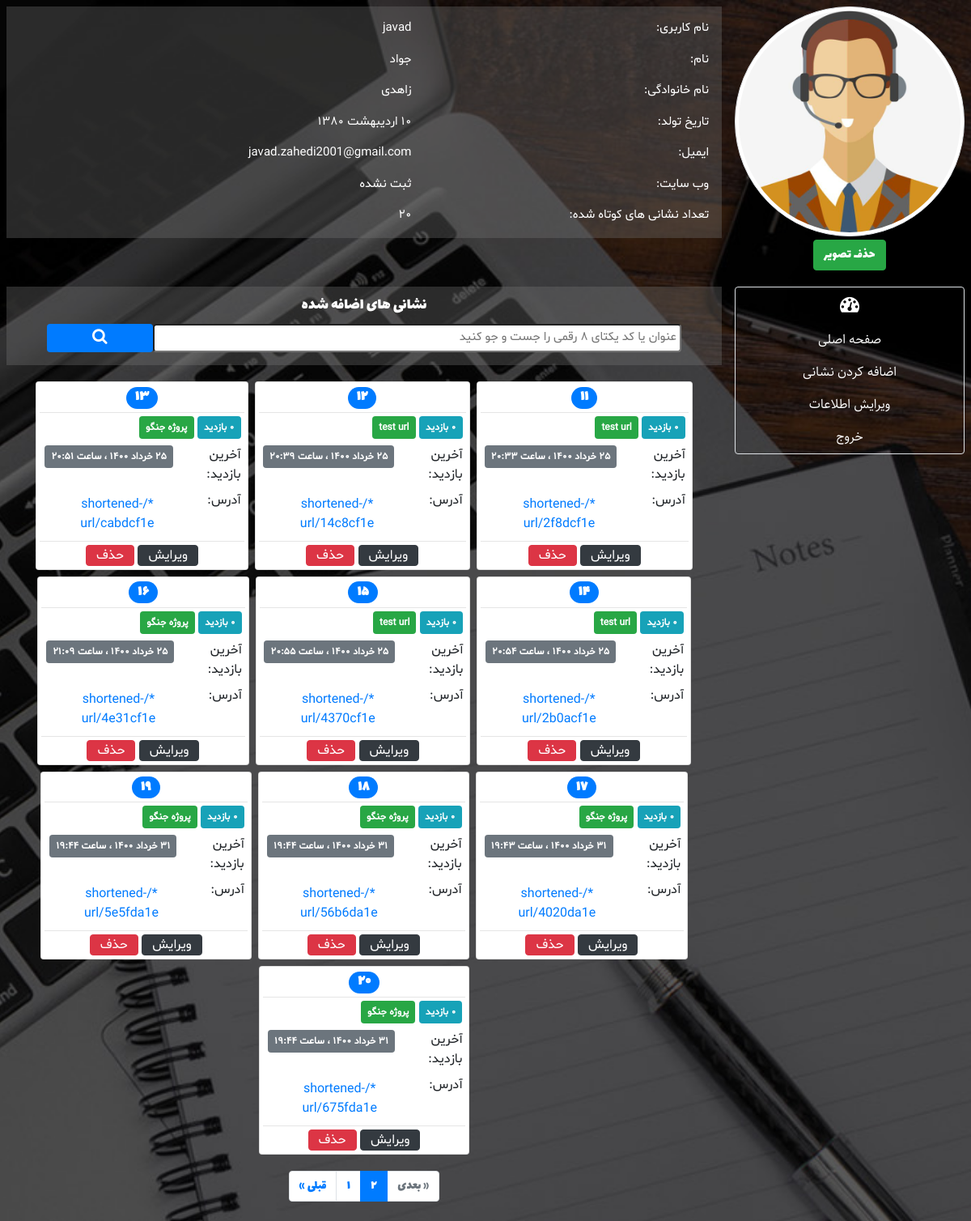
Screenshot of /dashboard/?page=2&search_key= (signed in) with the database file from the repository.
### URLshortener/models.py (models this page shows, shortened)
class UserProfile(models.Model):
    photo = models.ImageField(upload_to='profile_images', blank=True, verbose_name='تصویر')
    birth_date = models.DateField(null=True, blank=True, verbose_name='تاریخ تولد')
    website = models.URLField(null=True, blank=True, verbose_name='وب سایت')
    user = models.OneToOneField(User, on_delete=models.CASCADE, related_name='profile')
    def birth_date_jalali(self):
        return date_to_jalali_str(self.birth_date) if self.birth_date else 'ثبت نشده'
    birth_date_jalali.short_description = 'تاریخ تولد'
    class Meta:
        verbose_name = 'پروفایل'
        verbose_name_plural = 'پروفایل ها'

class URL(models.Model):
    label = models.CharField(blank=True, max_length=30, verbose_name='عنوان')
    address = models.URLField(max_length=512, verbose_name='نشانی اینترنتی')
    slug = models.SlugField(max_length=8, unique=True, verbose_name='اسلاگ')
    visits = models.PositiveIntegerField(default=0, verbose_name='تعداد بازدید ها')
    created = models.DateTimeField(auto_now_add=True, verbose_name='تاریخ ایجاد')
    last_visit = models.DateTimeField(default=timezone.now, verbose_name='آخرین بازدید')
    author = models.ForeignKey(User, on_delete=models.CASCADE, related_name='urls',
                               verbose_name='ایجاد کننده')
    def last_visit_jalali(self):
        return datetime_to_jalali_str(self.last_visit)
    last_visit_jalali.short_description = 'آخرین بازدید'
    def created_jalali(self):
        return datetime_to_jalali_str(self.created)
    created_jalali.short_description = 'تاریخ ایجاد'
    def __str__(self):
        host = settings.ALLOWED_HOSTS[0] if settings.ALLOWED_HOSTS else 'localhost:8000'
        return '{}/shortened-url/{}'.format(host, self.slug)
    class Meta:
        verbose_name = 'نشانی اینترنتی'
        verbose_name_plural = 'نشانی های اینترنتی'

### URLshortener/views.py (the view)
# urls.py: path('dashboard/', views.DashboardView.as_view(), name='dashboard'),
class DashboardView(LoginRequiredMixin, ListView):
    paginate_by = 10
    template_name = 'URLshortener/dashboard.html'
    def get_queryset(self):
        key = self.request.GET.get('search_key')
        queryset = self.request.user.urls
        return search_urls(queryset, key)

### URLshortener/templatetags/custom_filters.py (called while the page is built)
@register.filter
@stringfilter
def to_persian(string):
    return numbers_to_persian(string)

### URLshortener/templatetags/custom_tags.py (called while the page is built)
@register.inclusion_tag('URLshortener/paginator.html', takes_context=True)
def paginator(context, page):
    return {
        'request': context['request'],
        'page': page,
    }

@register.inclusion_tag('URLshortener/url_cards.html', takes_context=True)
def url_cards(context, page):
    return {
        'request': context['request'],
        'page': page,
    }

@register.inclusion_tag('URLshortener/search_field.html', takes_context=True)
def search_field(context, search_page):
    return {
        'request': context['request'],
        'search_page': search_page,
    }

### URLshortener/views.py (called while the page is built)
def search_urls(queryset, search_key):
    if not search_key:
        return queryset.order_by('-visits')
    return queryset.filter(
        Q(label__icontains=search_key) | Q(slug__icontains=search_key)
    ).order_by('-visits')

### extensions/jalali.py (called while the page is built)
    def persian_tuple(self):
        return self.persian_year, self.persian_month, self.persian_day

### extensions/time_utils.py (called while the page is built)
def numbers_to_persian(string):
    en_to_fa = {
        '0': '۰',
        '1': '۱',
        '2': '۲',
        '3': '۳',
        '4': '۴',
        '5': '۵',
        '6': '۶',
        '7': '۷',
        '8': '۸',
        '9': '۹',
    }
    for en, fa in en_to_fa.items():
        string = string.replace(en, fa)
    return string

def datetime_to_jalali_str(time):
    jalali_month = (
        'فروردین',
        'اردیبهشت',
        'خرداد',
        'تیر',
        'مرداد',
        'شهریور',
        'مهر',
        'آبان',
        'آذر',
        'دی',
        'بهمن',
        'اسفند'
    )
    time = timezone.localtime(time)
    year, month, day = jalali.Gregorian(time.year, time.month, time.day).persian_tuple()
    jalali_to_str = '{} {} {} ، ساعت {:02d}:{:02d}'.format(
        day,
        jalali_month[month-1],
        year,
        time.hour,
        time.minute
    )
    return numbers_to_persian(jalali_to_str)

def date_to_jalali_str(date):
    jalali_month = (
        'فروردین',
        'اردیبهشت',
        'خرداد',
        'تیر',
        'مرداد',
        'شهریور',
        'مهر',
        'آبان',
        'آذر',
        'دی',
        'بهمن',
        'اسفند'
    )
    year, month, day = jalali.Gregorian(date.year, date.month, date.day).persian_tuple()
    jalali_to_str = '{} {} {}'.format(day, jalali_month[month-1], year)
    return numbers_to_persian(jalali_to_str)

### templates/URLshortener/dashboard.html (shortened to what this page needs)
{% extends 'URLshortener/base.html' %}
{% load static %}
{% load custom_filters %}
{% load custom_tags %}
{% block head %}
	<link rel='stylesheet' href="{% static 'URLshortener/css/dashboard.css' %}">
{% endblock %}
{% block header %}
    <div class='container-fluid row p-0 m-0'>
        <div class='col-sm-3 p-2 text-center'>
            {% if user.profile.photo %}
            <img class='w-100 rounded-circle img-thumbnail' src='{{ user.profile.photo.url }}'>
            <button id='delete-photo' class='btn btn-success m-1'>حذف تصویر</button>
            {% else %}
            <img class='w-100 rounded-circle img-thumbnail' src='{% static "URLshortener/images/user_avatar.png" %}'>
            {% endif %}
        </div>
        <div class='col-sm-9 text-white text-right p-2'>
            <div class='user-info p-2'>
                <div class='row p-2'>
                    <div class='col-sm-5'>نام کاربری:</div>
                    <div class='col-sm-7'>{{ user.username }}</div>
                </div>
                <div class='row p-2'>
                    <div class='col-sm-5'>نام:</div>
                    <div class='col-sm-7'>
                        {% if user.first_name %}
                            {{ user.first_name }}
                        {% else %}
                            ثبت نشده
                        {% endif %}
                    </div>
                </div>
                <div class='row p-2'>
                    <div class='col-sm-5'>نام خانوادگی:</div>
                    <div class='col-sm-7'>
                        {% if user.last_name %}
                            {{ user.last_name }}
                        {% else %}
                            ثبت نشده
                        {% endif %}
                    </div>
                </div>
                <div class='row p-2'>
                    <div class='col-sm-5'>تاریخ تولد:</div>
                    <div class='col-sm-7'>{{ user.profile.birth_date_jalali }}</div>
                </div>
                <div class='row p-2'>
                    <div class='col-sm-5'>ایمیل:</div>
                    <div class='col-sm-7'>{{ user.email }}</div>
                </div>
                <div class='row p-2'>
                    <div class='col-sm-5'>وب سایت:</div>
                    <div class='col-sm-7'>
                        {% if user.profile.website %}
                            {{ user.profile.website }}
                        {% else %}
                            ثبت نشده
                        {% endif %}
                    </div>
                </div>
                <div class='row p-2'>
                    <div class='col-sm-5'>تعداد نشانی های کوتاه شده:</div>
                    <div class='col-sm-7'>{{ page_obj.paginator.count|to_persian }}</div>
                </div>
            </div>
        </div>
    </div>
{% endblock %}
{% block main %}
    <div class='row container-fluid p-0 m-0'>
        <aside class='col-sm-3 p-2 m-0'>
            <ul class='nav flex-column text-center text-white p-0 m-0 rounded border'>
                <li class="nav-item p-2">
                    <a class='d-block' href="{% url 'URLshortener:dashboard' %}">
                        <i style="font-size:24px"  class="fa">&#xf0e4;</i>
                    </a>
                </li>
                <li class="nav-item p-2"><a class='d-block' href="{% url 'URLshortener:home' %}" >صفحه اصلی</a></li>
                <li class="nav-item p-2"><a class='d-block' href="{% url 'URLshortener:add-url' %}" >اضافه کردن نشانی</a></li>
                <li class="nav-item p-2"><a class='d-block' href="{% url 'URLshortener:edit-profile' %}" >ویرایش اطلاعات</a></li>
                <li class="nav-item p-2"><a class='d-block' href="{% url 'auth_logout' %}?next=/" >خروج</a></li>
            </ul>
        </aside>
        <div class='col-sm-9 p-2 m-0'>
            <div class='container text-center text-white p-2 main-title'>
                نشانی های اضافه شده
                {% search_field 'dashboard' %}
            </div>
            {% if page_obj %}
                <div class='container p-0 my-2 mx-auto'>
                    {% url_cards page_obj %}
                </div>
            {% else %}
                <div class='alert alert-info text-right p-2 m-2 mx-auto'>
                    هنوز هیچ نشانی ای توسط شما اضافه نشده است!
                </div>
            {% endif %}
            {% if is_paginated %}
                {% paginator page_obj %}
            {% endif %}
        </div>
    </div>
{% endblock %}

### templates/URLshortener/url_cards.html (shortened to what this page needs)
{% load custom_filters %}
<div class='container-fluid m-0 p-2 d-flex flex-row flex-wrap justify-content-center cards-div'>
    {% for short_url in page %}
    <div class='card text-right m-1 p-1 url-card'>
        <h4 class='text-center p-0 m-0 url-number'>
            <span class='badge badge-pill badge-primary'>
                {{ forloop.counter0|add:page.start_index|to_persian }}
            </span>
        </h4>
        <hr class='mt-1 mb-0'>
        <div class='p-1'>
            <span class='badge badge-info p-2'>{{ short_url.visits|to_persian }} بازدید</span>
            <span class='badge badge-success p-2'>{{ short_url.label }}</span>
        </div>
        <div class='row p-1 m-0'>
            <div class='col-sm-4 m-0 p-0'>آخرین بازدید:</div>
            <div class='col-sm-8 m-0 p-0 text-center'>
                <span class='badge badge-secondary p-2'>{{ short_url.last_visit_jalali }}</span>
            </div>
        </div>
        <div class='row p-1 m-0'>
            <div class='col-sm-3 m-0 p-0'>آدرس:</div>
            <div class='col-sm-9 m-0 p-0 text-center'>
                <a class='btn btn-link btn-block p-1 m-0' href="{% url 'URLshortener:shortened-url' short_url.slug %}">
                    {{ short_url }}
                </a>
            </div>
        </div>
        {% if short_url.author == request.user %}
            <hr class='mt-0 mb-1'>
            <div class='container-fluid text-center url-delete'>
                <a class='btn btn-dark py-0' href='{% url "URLshortener:edit-url" short_url.slug %}?next={{request.get_full_path}}'>ویرایش</a>
                <a label='{{ short_url.label }}' address='{{ short_url }}'
                    request_url="{% url 'URLshortener:delete-url' short_url.slug %}?next={{request.path}}&page={{page.number}}&rem_urls={{page|length}}"
                    class='btn btn-danger py-0 delete-url'>حذف</a>
            </div>
        {% endif %}
    </div>
    {% endfor %}
</div>

### static/URLshortener/css/base.css (style rules this page uses)
body { direction: rtl; font-family: Lalezar; background-image: url('../images/site_bg.jpg'); background-size: cover; background-repeat: no-repeat; background-position: center; min-height: 100vh; }
.cards-div { font-family: Shabnam; }
.url-card { max-width: 300px; }
.url-number { font-family: Lalezar; }

### static/URLshortener/css/dashboard.css (style rules this page uses)
.main-title { font-size: 20px; background-color: #77777757; }
.nav-item a { color: white; font-family: Sahel; }
.user-info { font-size: 15px; font-family: Shabnam; background-color: #77777757; }

### rows the page displays
URL: visits|to_persian "۰", label "test url", last_visit_jalali "۲۵ خرداد ۱۴۰۰ ، ساعت ۲۰:۳۳", slug "*/shortened-url/2f8dcf1e"
URL: label "test url", last_visit_jalali "۲۵ خرداد ۱۴۰۰ ، ساعت ۲۰:۳۹", slug "*/shortened-url/14c8cf1e"
URL: visits|to_persian "۰", label "پروژه جنگو", last_visit_jalali "۲۵ خرداد ۱۴۰۰ ، ساعت ۲۰:۵۱", slug "*/shortened-url/cabdcf1e"
URL: visits|to_persian "۰", label "test url", last_visit_jalali "۲۵ خرداد ۱۴۰۰ ، ساعت ۲۰:۵۴", slug "*/shortened-url/2b0acf1e"
URL: visits|to_persian "۰", label "test url", last_visit_jalali "۲۵ خرداد ۱۴۰۰ ، ساعت ۲۰:۵۵", slug "*/shortened-url/4370cf1e"
URL: visits|to_persian "۰", label "پروژه جنگو", last_visit_jalali "۲۵ خرداد ۱۴۰۰ ، ساعت ۲۱:۰۹", slug "*/shortened-url/4e31cf1e"
URL: visits|to_persian "۰", label "پروژه جنگو", last_visit_jalali "۳۱ خرداد ۱۴۰۰ ، ساعت ۱۹:۴۳", slug "*/shortened-url/4020da1e"
URL: visits|to_persian "۰", label "پروژه جنگو", last_visit_jalali "۳۱ خرداد ۱۴۰۰ ، ساعت ۱۹:۴۴", slug "*/shortened-url/56b6da1e"
URL: visits|to_persian "۰", label "پروژه جنگو", last_visit_jalali "۳۱ خرداد ۱۴۰۰ ، ساعت ۱۹:۴۴", slug "*/shortened-url/5e5fda1e"
URL: label "پروژه جنگو", last_visit_jalali "۳۱ خرداد ۱۴۰۰ ، ساعت ۱۹:۴۴", slug "*/shortened-url/675fda1e"

### other values shown
{{ user.username }} "javad"
{{ user.first_name }} "جواد"
{{ user.last_name }} "زاهدی"
{{ user.profile.birth_date_jalali }} "۱۰ اردیبهشت ۱۳۸۰"
{{ user.email }} "javad.zahedi2001@gmail.com"
{{ page_obj.paginator.count|to_persian }} "۲۰"
{{ i|to_persian }} "۱"
{{ i|to_persian }} "۲"
